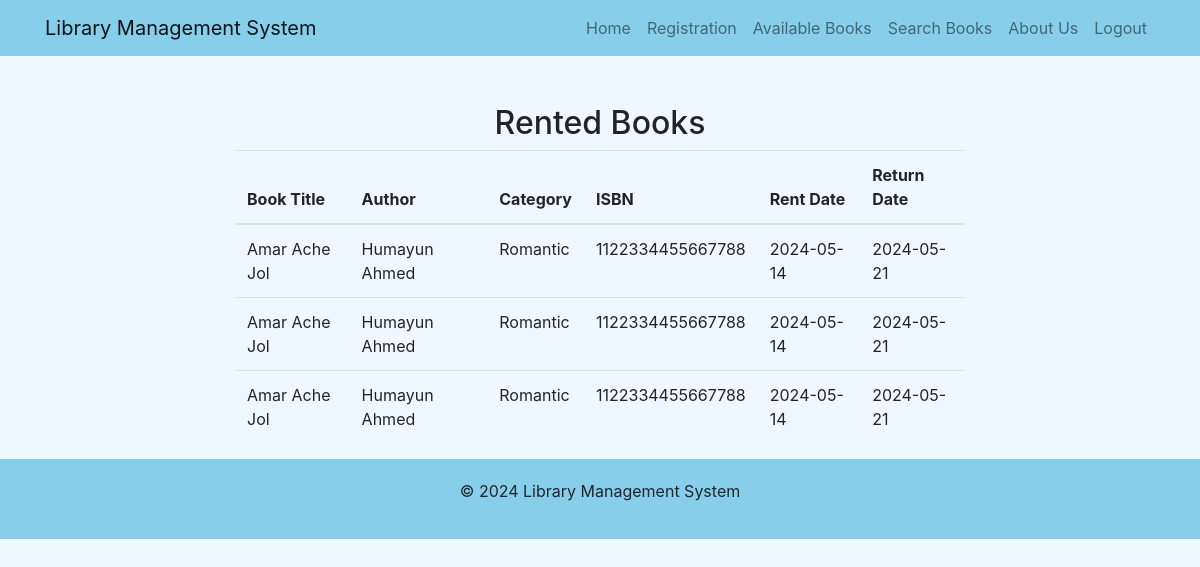
/RentedBook.php (signed in), run on the app's committed database.
### tables this page shows
CREATE TABLE `rented_books` (
  `id` int(11) NOT NULL,
  `user_id` int(11) NOT NULL,
  `book_id` int(11) NOT NULL,
  `rent_date` date NOT NULL,
  `return_date` date DEFAULT NULL
);

CREATE TABLE `books` (
  `id` int(11) NOT NULL,
  `title` varchar(255) NOT NULL,
  `author` varchar(255) NOT NULL,
  `category` varchar(100) NOT NULL,
  `isbn` varchar(50) NOT NULL
);

### RentedBook.php (the view, shortened to what this page needs)
<?php
$username = $_SESSION['username'];
$servername = "localhost";
$db_username = "root";
$db_password = "";
$db_name = "lms_db";
$conn = new mysqli($servername, $db_username, $db_password, $db_name);
$sql_user_id = "SELECT id FROM users WHERE username = '$username'";
$result_user_id = $conn->query($sql_user_id);
if ($result_user_id->num_rows == 1) {
    $row_user_id = $result_user_id->fetch_assoc();
    $user_id = $row_user_id['id'];
} else {
    header("Location: error.php");
    exit();
}
$sql_rented_books = "SELECT rented_books.*, books.title AS book_title, books.author, books.category, books.isbn
                    FROM rented_books
                    INNER JOIN books ON rented_books.book_id = books.id
                    WHERE rented_books.user_id = '$user_id'";
$result_rented_books = $conn->query($sql_rented_books);
$rented_books = [];
if ($result_rented_books->num_rows > 0) {
    while ($row = $result_rented_books->fetch_assoc()) {
        $rented_books[] = $row;
    }
}
?>
<!DOCTYPE html>
<html lang="en">
<head>
  <link rel="stylesheet" href="https://stackpath.bootstrapcdn.com/bootstrap/4.5.2/css/bootstrap.min.css">
</head>
<body>
<nav class="navbar navbar-expand-lg navbar-light">
  <div class="container">
    <a class="navbar-brand" href="#">Library Management System</a>
    <div class="collapse navbar-collapse" id="navbarNav">
      <ul class="navbar-nav ml-auto">
        <li class="nav-item">
          <a class="nav-link" href="Home.php">Home</a>
        </li>
        <li class="nav-item">
          <a class="nav-link" href="registration.php">Registration</a>
        </li>
        <li class="nav-item">
          <a class="nav-link" href="AvailableBooks.php">Available Books</a>
        </li>
        <li class="nav-item">
          <a class="nav-link" href="SearchBook.php">Search Books</a>
        </li>
        <li class="nav-item">
          <a class="nav-link" href="aboutus.php">About Us</a>
        </li>
        <li class="nav-item">
          <a class="nav-link" href="logout2.php">Logout</a>
        </li>
      </ul>
    </div>
  </div>
</nav>
<div class="container mt-5">
  <h2><center>Rented Books</center></h2>
  <div class="row justify-content-center">
    <div class="col-md-8">
      <table class="table">
        <thead>
          <tr>
            <th>Book Title</th>
            <th>Author</th>
            <th>Category</th>
            <th>ISBN</th>
            <th>Rent Date</th>
            <th>Return Date</th>
          </tr>
        </thead>
        <tbody>
          <?php foreach ($rented_books as $book): ?>
          <tr>
            <td><?php echo $book['book_title']; ?></td>
            <td><?php echo $book['author']; ?></td>
            <td><?php echo $book['category']; ?></td>
            <td><?php echo $book['isbn']; ?></td>
            <td><?php echo $book['rent_date']; ?></td>
            <td><?php echo $book['return_date']; ?></td>
          </tr>
          <?php endforeach; ?>
        </tbody>
      </table>
    </div>
  </div>
</div>
<footer class="footer">
  <div class="container">
    <p>&copy; 2024 Library Management System</p>
  </div>
</footer>
</body>
</html>

### RentedBook.php (style rules this page uses)
body { background-color: #f0f8ff; }
.navbar { background-color: #87ceeb; }
.footer { background-color: #87ceeb; padding: 20px 0; text-align: center; }

### data on the page
rented_books: book.title "Amar Ache Jol", book.author "Humayun Ahmed", book.category "Romantic", book.isbn "1122334455667788", rent_date "2024-05-14", return_date "2024-05-21"
rented_books: book.title "Amar Ache Jol", book.author "Humayun Ahmed", book.category "Romantic", book.isbn "1122334455667788", rent_date "2024-05-14", return_date "2024-05-21"
rented_books: book.title "Amar Ache Jol", book.author "Humayun Ahmed", book.category "Romantic", book.isbn "1122334455667788", rent_date "2024-05-14", return_date "2024-05-21"
